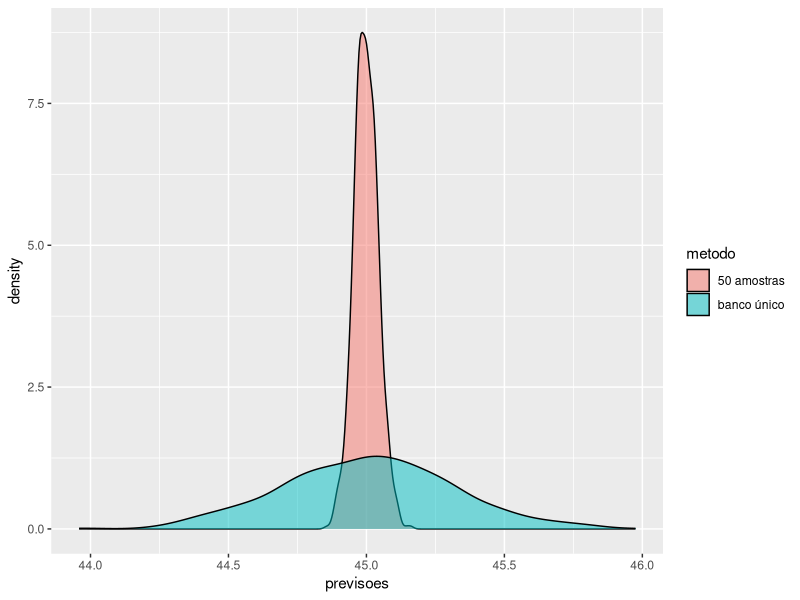
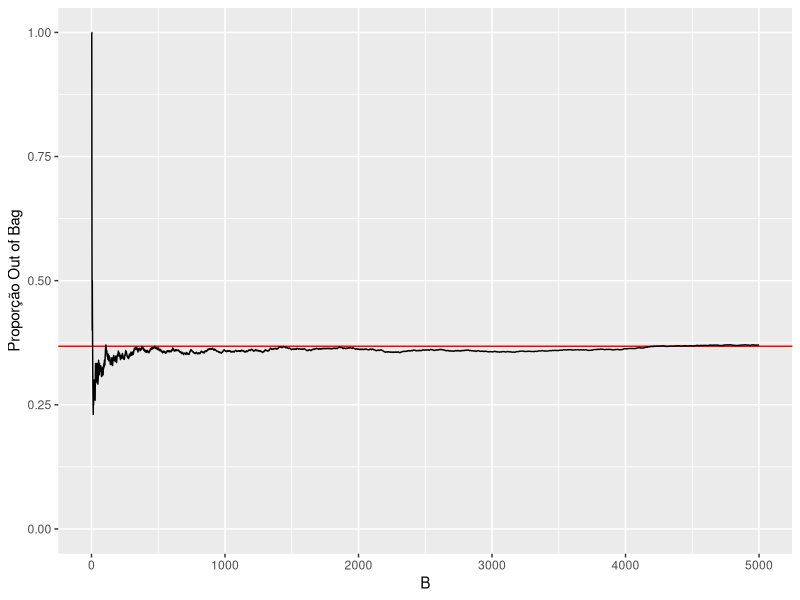

Write R code to recreate these figures, in order.
library(tidyverse)

set.seed(123)

B <- 1000

banco_unico  <- vector("numeric", B)
banco_50_aux <- vector("numeric", 50)
banco_50     <- vector("numeric", B)


for (b in 1:B) {

  # amostra de tamanho 100 de uma distribuição normal com 
  # média 45 e desvio padrão = 3

  banco_unico[b] <- mean(rnorm(100, 45, 3))


  # 50 amostras de tamanho 100 de uma dist. normal com 
  # média 45 e desvio padrão 3

  for (i in 1:50) banco_50_aux[i] <- mean(rnorm(100, 45, 3))

  banco_50[b] <- mean(banco_50_aux)

}


tibble(previsoes = c(banco_unico, banco_50), 
       metodo = rep(c("banco único", "50 amostras"), each = B)) %>% 
  ggplot(aes(previsoes, fill = metodo)) +
    geom_density(alpha = .5)






# programação funcional ----------------------------------------------------

pop <- 1:500

tibble(B = 1:5000) %>% 
  mutate(out = map_lgl(B, ~!(15 %in% sample(pop, 500, replace = TRUE)))) %>% 
  mutate(prop_out = cumsum(out) / B) %>% 
  ggplot(aes(B, prop_out)) + 
    geom_hline(yintercept = exp(-1), color = "red") + 
    geom_line() + 
    scale_y_continuous(limits = c(0, 1)) +
    labs(y = "Proporção Out of Bag")
